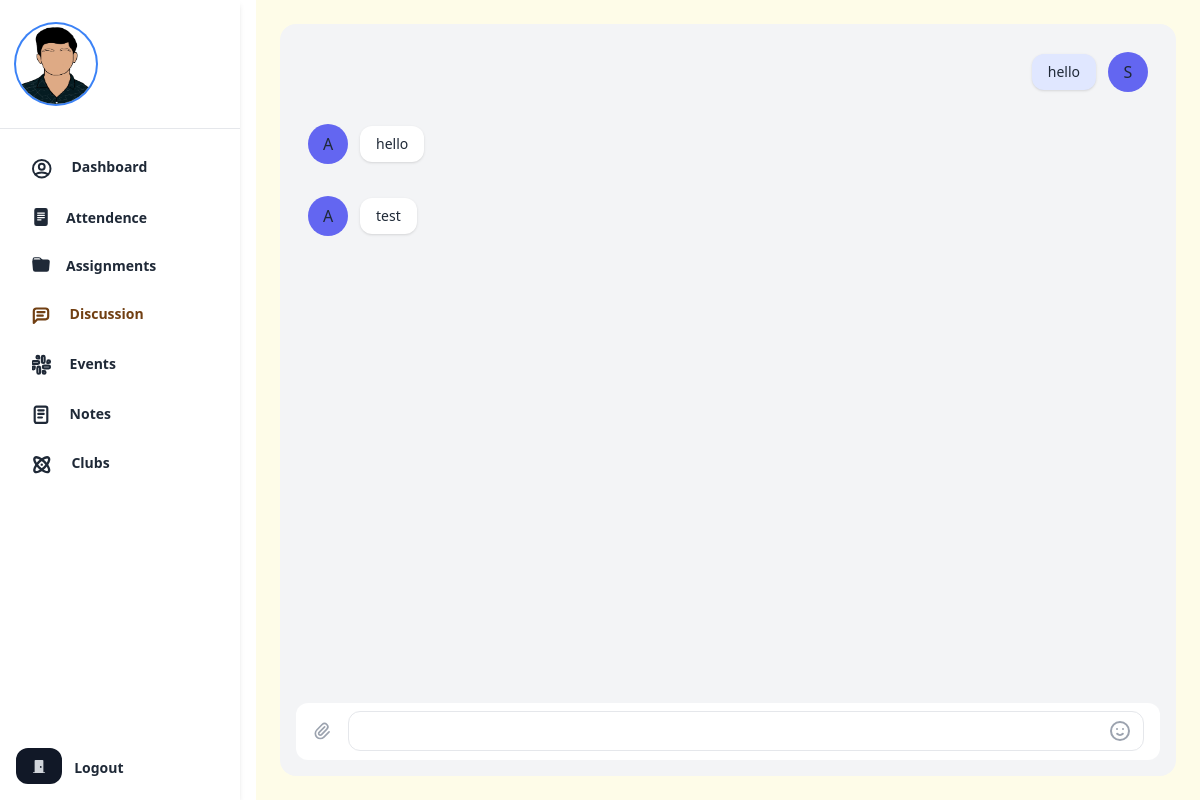
The app's page /discussion/ (signed in), older data.
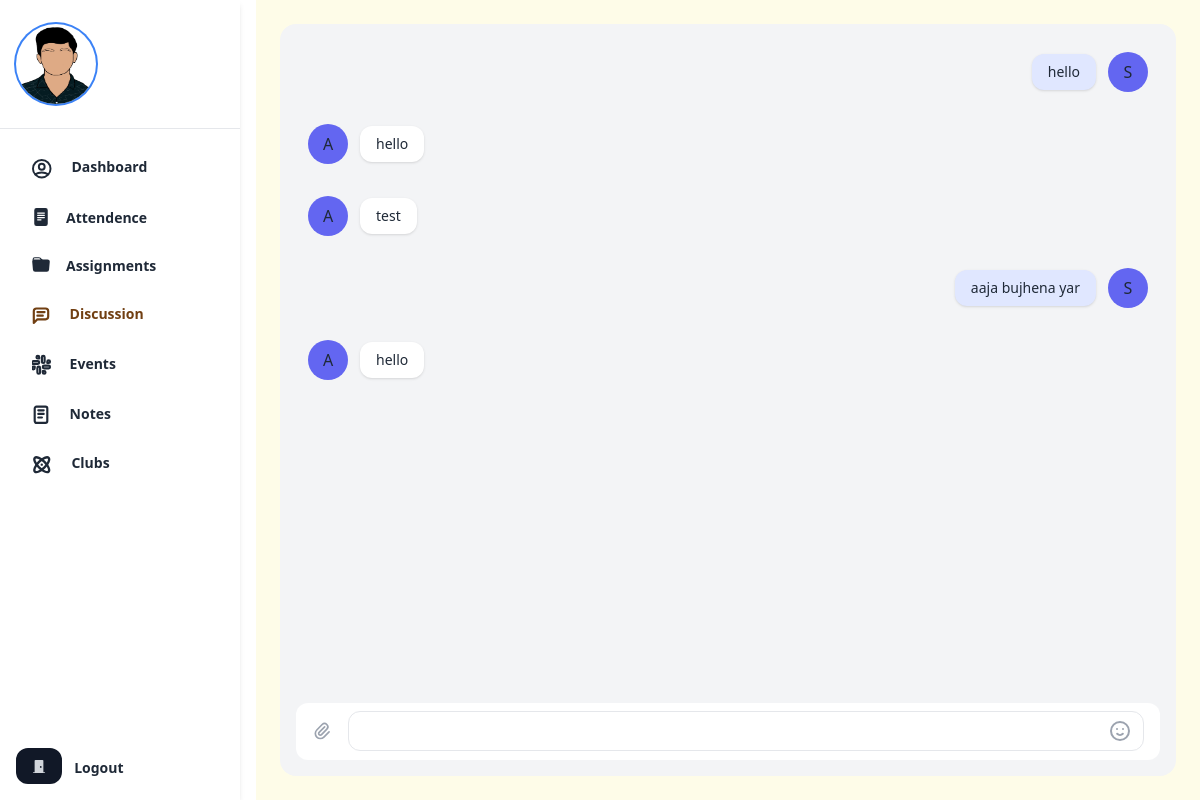
The same page, newer data.
### webapp/models/college.py (models this page shows)
class Discussion(models.Model):
    user = models.ForeignKey(USER, on_delete=models.CASCADE,
                             related_name="discussion", related_query_name="has_discussion")
    semester = models.ForeignKey(Semester, on_delete=models.CASCADE,
                                 related_name="discussion", related_query_name="has_discussion")
    message = models.TextField()
    discussed_at = models.DateTimeField(default=timezone.now, editable=False)
    class Meta:
        ordering = ("discussed_at",)

### webapp/models/main.py (models this page shows, shortened)
class CustomUser(AbstractUser):
    email = models.EmailField()
    address = models.CharField(max_length=100)
    mobile_no = models.CharField(max_length=100)
    profile = models.ImageField(upload_to='images/profiles')
    is_teacher = models.BooleanField(default=False)
    semester = models.ForeignKey("Semester", on_delete=models.SET_NULL,
                                 related_name="student", related_query_name="has_student", null=True,blank=True)

### webapp/views.py (the view, shortened to what this page needs)
# urls.py: path("discussion/", views.DiscussionView.as_view(), name="discussion"),
class DiscussionView(LoginRequiredMixin, CreateView):
    template_name = "webapp/discussion.html"
    model = Discussion
    fields = ("message",)
    success_url = reverse_lazy("app_webapp:discussion")
    def get(self, request, *args, **kwargs):
        return render(request, self.template_name, {"discussions": self.request.user.semester.discussion.all()[:20]})

### webapp/templates/webapp/discussion.html (shortened to what the changed rows need)
{% extends 'webapp/_base.html' %}
{% block content %}
<div class="flex h-screen antialiased text-gray-800">
    <div class="flex flex-row h-full w-full overflow-x-hidden">
        <div class="flex flex-col flex-auto h-full p-6">
            <div class="flex flex-col flex-auto flex-shrink-0 rounded-2xl bg-gray-100 h-full p-4">
                <div class="flex flex-col h-full overflow-x-auto mb-4">
                    <div class="flex flex-col h-full">
                        <div class="grid grid-cols-12 gap-y-2">
                            {% for discussion in discussions %}
                            {% if discussion.user == user %}
                            <div class="col-start-6 col-end-13 p-3 rounded-lg">
                                <div class="flex items-center justify-start flex-row-reverse">
                                    <div
                                        class="flex items-center justify-center h-10 w-10 rounded-full bg-indigo-500 flex-shrink-0">
                                        {{discussion.user.get_full_name.0}}
                                    </div>
                                    <div class="relative mr-3 text-sm bg-indigo-100 py-2 px-4 shadow rounded-xl">
                                        <div>{{discussion.message}}</div>
                                    </div>
                                </div>
                            </div>
                            {% else %}
                            <div class="col-start-1 col-end-8 p-3 rounded-lg">
                                <div class="flex flex-row items-center">
                                    <div
                                        class="flex items-center justify-center h-10 w-10 rounded-full bg-indigo-500 flex-shrink-0">
                                        A
                                    </div>
                                    <div class="relative ml-3 text-sm bg-white py-2 px-4 shadow rounded-xl">
                                        <div>{{discussion.message}}</div>
                                    </div>
                                </div>
                            </div>
                            {% endif %}
                            {% endfor %}
                        </div>
                    </div>
                </div>
            </div>
        </div>
    </div>
</div>
{% endblock content %}

Row changes from the older to the newer data that the page shows:
added Discussion: user.get_full_name.0 "S", message "aaja bujhena yar"
added Discussion: message "hello"
